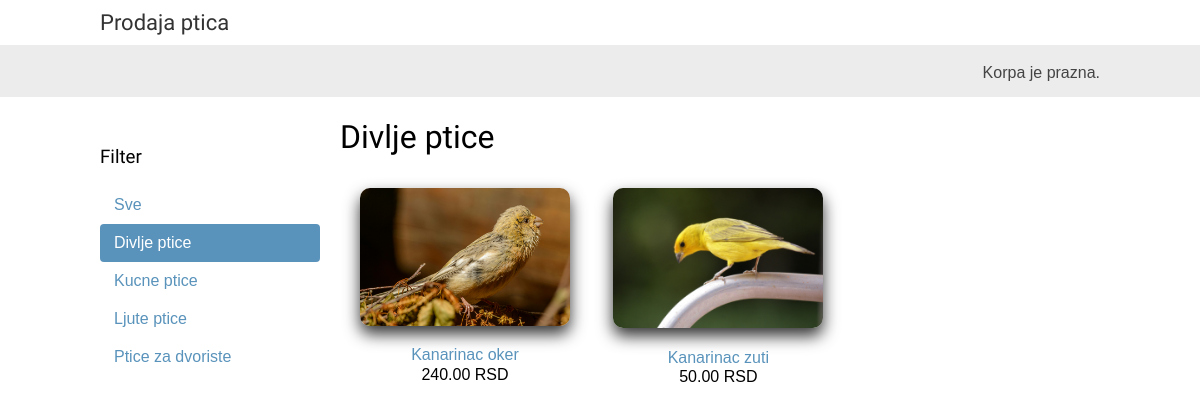
Before: /divlje-ptice/ with the older database file.
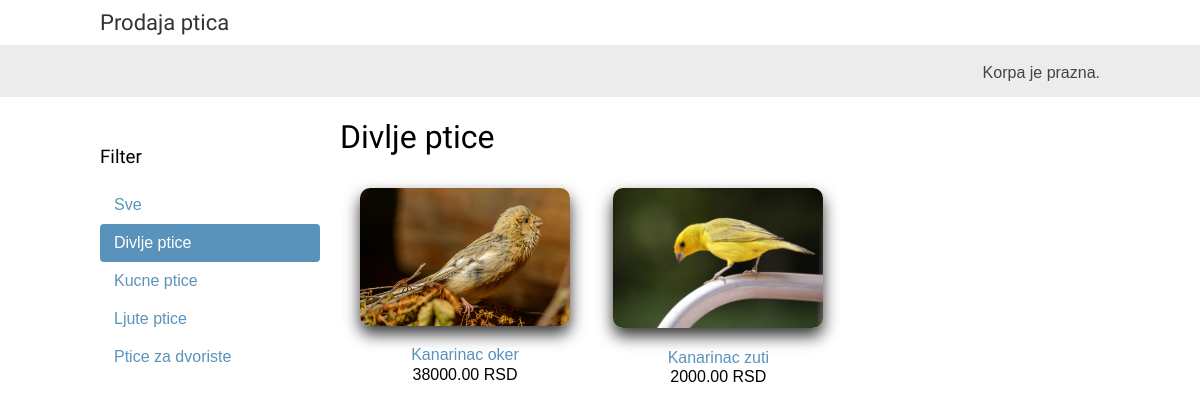
After: the same page with the newer database file.
### SalonPtica/models.py (models this page shows, shortened)
class Ptica(models.Model):
    segment = models.ForeignKey(Segment, related_name='ptice', on_delete=models.CASCADE)
    naziv = models.CharField(max_length=200, db_index=True)
    slug = models.SlugField(max_length=200, db_index=True)
    slika = models.ImageField(upload_to='ptice/%Y/%m/%d', blank=True)
    opis = models.TextField(blank=True)
    cena = models.DecimalField(max_digits=10, decimal_places=2)
    raspoloziv = models.BooleanField(default=True)
    kreiran = models.DateTimeField(auto_now_add=True)
    azuriran = models.DateTimeField(auto_now=True)
    class Meta:
        ordering = ('naziv',)
        index_together = (('id', 'slug'),)
        verbose_name_plural = 'ptice'
    def ApsolutniURL(self):
        return reverse('SalonPtica:DetaljiPtica', args=[self.id, self.slug])

### SalonPtica/views.py (the view)
# urls.py: path('', views.ListaPtica, name='ListaPtica'),
def ListaPtica(request, segment_slug=None):
    segment = None
    segmenti = Segment.objects.all()
    ptice = Ptica.objects.filter(raspoloziv=True)
    if segment_slug:
        segment = get_object_or_404(Segment, slug=segment_slug)
        ptice = ptice.filter(segment=segment)
    korpa = Korpa(request)
    return render(request, 'SalonPtica/ptica/list.html', {'segment': segment, 'segmenti': segmenti, 'ptice': ptice, 'korpa': korpa})

### KorpaZaKupovinu/korpa.py (called while the page is built)
    def __len__(self):
        return sum(stavka['kolicina'] for stavka in self.korpa.values())

### SalonPtica/models.py (called while the page is built)
    def ApsolutniURL(self):
        return reverse('SalonPtica:ListaPticaPoSegmentu', args=[self.slug])

### SalonPtica/templates/SalonPtica/ptica/list.html (shortened to what this page needs)
{% extends "SalonPtica/base.html" %}
{% load static %}
{% block content %}
    <div id="sidebar">
        <h3>Filter</h3>
        <ul>
            <li {% if not segment %}class="selected"{% endif %}>
                <a href="{% url "SalonPtica:ListaPtica" %}">Sve</a>
            </li>
            {% for c in segmenti %}
                <li {% if segment.slug == c.slug %}class="selected"{% endif %}>
                    <a href="{{ c.ApsolutniURL }}">{{ c.naziv }}</a>
                </li>
            {% endfor %}
        </ul>
    </div>
    <div class="main">
        <h1>
            {% if segment %}
                {{ segment.naziv }}
            {% else %}
                Ptice
            {% endif %}
        </h1>
        <div class = "displayGrid">
            {% for ptica in ptice %}
                    <div class="item">
                        <a href="{{ ptica.ApsolutniURL }}">
                            <img src="{% if ptica.slika %}{{ ptica.slika.url }}{% else %}{% static "img/no_image.png" %}{% endif %}">
                        </a>
                        <a href="{{ ptica.ApsolutniURL }}">{{ ptica.naziv }}</a>
                        <br>
                        {{ ptica.cena }} RSD
                    </div>
            {% endfor %}
        </div>
    </div>
{% endblock %}

Changed rows visible on the page:
changed Ptica "Kanarinac oker": cena "240.00" → "38000.00"
changed Ptica "Kanarinac zuti": cena "50.00" → "2000.00"
